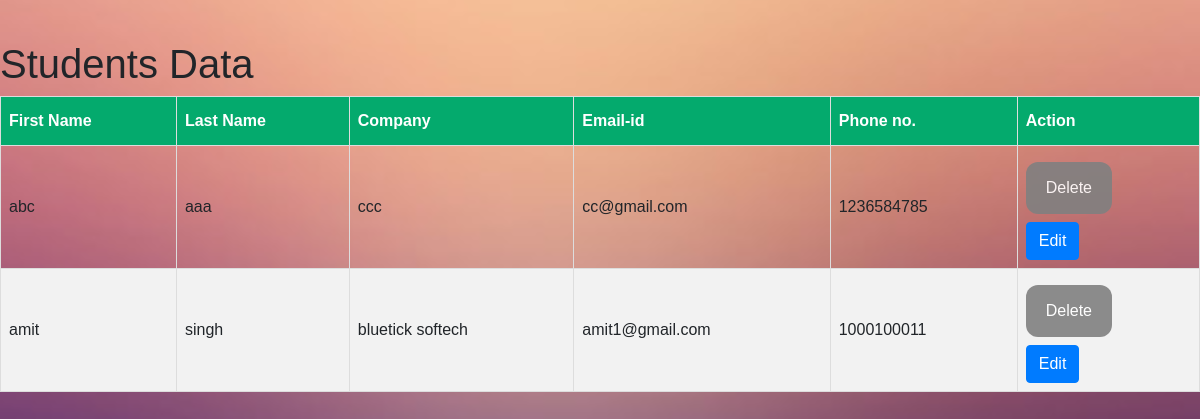
The page /data/ on the database as committed earlier.
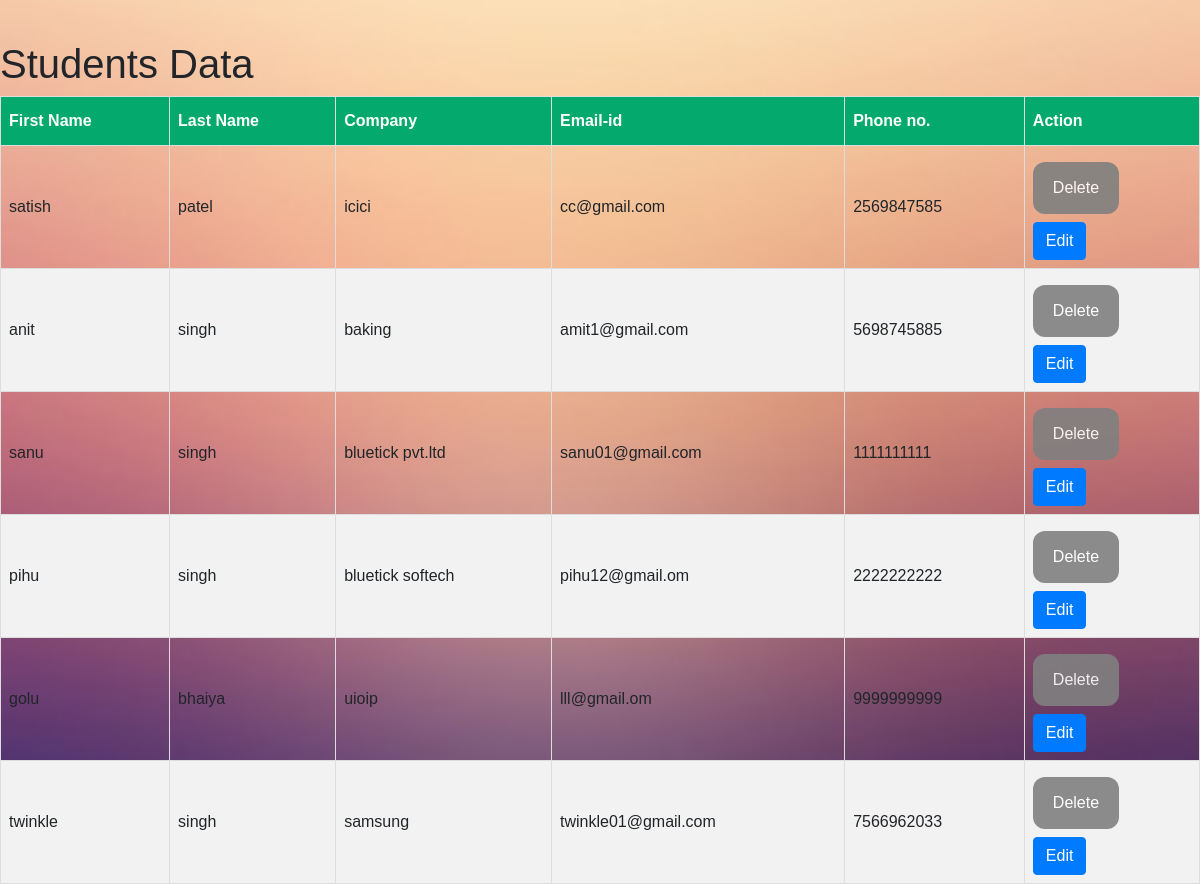
The same page on the database as committed later.
### member/models.py (models this page shows)
class Student(models.Model):
    first_name=models.CharField(max_length=100)
    last_name=models.CharField(max_length=100)
    company_name=models.CharField(max_length=100)
    Email_name=models.CharField(max_length=100)
    phone_number=models.CharField(max_length=10)
    subject_name=models.CharField(max_length=100)
    password=models.CharField(max_length=100,blank=True,null=True)
    address=models.CharField(max_length=100)
    is_active=models.BooleanField(default=True)

### member/views.py (the view)
# urls.py: path('data/',views.data,name='alldata'),
def data(request):
    persons = Student.objects.filter(is_active=True).order_by('id')
    return render(request,'id/table.html',context={
            'request' : request,
            'persons' : persons,
        })

### member/templates/id/table.html (shortened to what this page needs)
{% load static %}
{%load bootstrap3%}
<!DOCTYPE html>
<html>
<head>
 <link rel="stylesheet" href="https://maxcdn.bootstrapcdn.com/bootstrap/4.5.2/css/bootstrap.min.css">
<link rel="stylesheet" href="https://cdnjs.cloudflare.com/ajax/libs/font-awesome/4.7.0/css/font-awesome.min.css">
 <link href="{% static 'style.css' %}" rel="stylesheet"/>
</head>
</head>
<body>
<h1>Students Data</h1>
<table id="customers">
  <tr>
  <th>First Name</th>
  <th>Last Name</th>
    <th>Company</th>
    <th>Email-id</th>
    <th>Phone no.</th>
     <th>Action</th>
  </tr>
  {% if persons %}
  <tbody>
 {% for person in persons%}
  <tr>
  <td>{{person.first_name}}</td>
  <td>{{person.last_name}}</td>
  <td>{{person.company_name}}</td>
  <td>{{person.Email_name}}</td>
  <td>{{person.phone_number}}</td>
  <td><div>
    <button onclick="document.getElementById('id01').style.display='block';document.getElementById('del_id').value='{{person.id}}'">Delete</button>
    <a href="/update_view/{{person.id}}/" class="btn btn-primary">Edit</a>
    </div>
    </td>
  </tr>
   {% endfor %}
</tbody>
{%else%}
<p>No data available</p>
{%endif%}
</table>
</body>
</html>

### member/static/style.css (style rules this page uses)
* { margin: 0; padding: 0; }
body { background-image: url("http://127.0.0.1:8000/static/img/img23.jpg"); background-position: center; background-size: cover; font-family: sans-serif; margin-top: 40px; }
button { background-color: #3BAF9F; display: block; margin: 20px 0px 0px 20px; text-align: center; border-radius: 12px; border: 2px solid #366473; padding: 14px 110px; outline: none; color: white; cursor: pointer; transition: 0.25px; }

### member/templates/id/table.html (style rules this page uses)
#customers { font-family: Arial, Helvetica, sans-serif; border-collapse: collapse; width: 100%; }
#customers td, #customers th { border: 1px solid #ddd; padding: 8px; }
#customers tr:nth-child(even) { background-color: #f2f2f2; }
#customers th { padding-top: 12px; padding-bottom: 12px; text-align: left; background-color: #04AA6D; color: white; }
button { background-color:grey; color: white; padding: 14px 20px; margin: 8px 0; border: none; cursor: pointer; opacity: 0.9; }

Rows that differ between the two databases and show on the page:
changed Student "cc@gmail.com": first_name "abc" → "satish"; last_name "aaa" → "patel"; company_name "ccc" → "icici"; phone_number "1236584785" → "2569847585"
changed Student "amit1@gmail.com": first_name "amit" → "anit"; company_name "bluetick softech" → "baking"; phone_number "1000100011" → "5698745885"
added Student: first_name "sanu", last_name "singh", company_name "bluetick pvt.ltd", Email_name "sanu01@gmail.com", phone_number "1111111111", {{ person.id }} 6 (drawn)
added Student: first_name "pihu", last_name "singh", company_name "bluetick softech", Email_name "pihu12@gmail.om", phone_number "2222222222", {{ person.id }} 7 (drawn)
added Student: first_name "golu", last_name "bhaiya", company_name "uioip", Email_name "lll@gmail.om", phone_number "9999999999", {{ person.id }} 8 (drawn)
added Student: first_name "twinkle", last_name "singh", company_name "samsung", Email_name "twinkle01@gmail.com", phone_number "7566962033", {{ person.id }} 9 (drawn)
